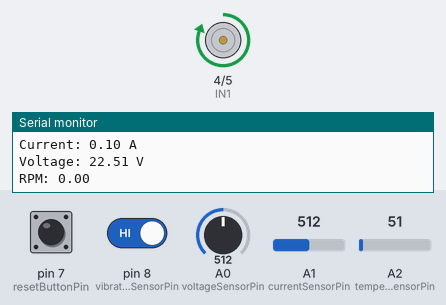
The sketch below on a simulated Arduino Uno, built with avr-gcc and run on an emulated ATmega328P. Shown: motor-driver pin pairs drawn as motors (green arrow = first pin HIGH = forward, orange = second pin HIGH = backward, longer = more drive, scaled by the enable pin), the last lines printed to the serial monitor. The inputs (shaded band) are chosen by the test bench; at power-on: pin 8 (vibrationSensorPin) HIGH, pin 7 (resetButtonPin) HIGH, A0 (voltageSensorPin) = 512, A1 (currentSensorPin) = 512, A2 (temperatureSensorPin) = 51.

Above: at 1.8 s.
1.9 s: pin 8 (vibrationSensorPin) driven LOW
At 3.1 s:
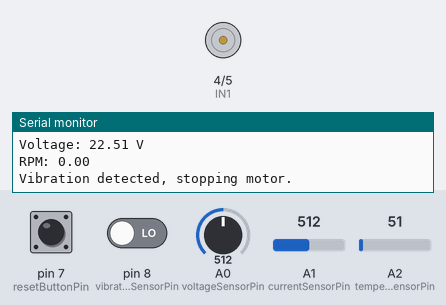
Timing chart, 0 to 4.9 s (numbered marks = the images above; inputs shaded):
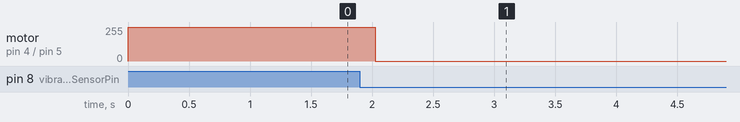

Measured:
- after the input at 1.9 s, motor on pin 4 (IN1) / pin 5 (IN2): forward 255/255 → stopped after 0.12 s

The sketch:

fin.ino
```cpp
// Define the pins connected to the motor driver
const int ENA = 3;                    // Enable motor A
const int IN1 = 4;                    // Motor A input 1
const int IN2 = 5;                    // Motor A input 2
const int voltageSensorPin = A0;      // Analog pin for voltage sensor
const int currentSensorPin = A1;      // Analog pin for current sensor
const int vibrationSensorPin = 8;     // Digital pin for vibration sensor
const int resetButtonPin = 7;         // Digital pin for reset button
const int temperatureSensorPin = A2;  // Analog pin for LM35D temperature sensor

volatile unsigned long pulseCount;
unsigned long lastPulseCount;
unsigned long lastMillis;

void setup() {
  // Set the motor control pins as outputs
  pinMode(ENA, OUTPUT);
  pinMode(IN1, OUTPUT);
  pinMode(IN2, OUTPUT);

  // Set up vibration sensor
  pinMode(vibrationSensorPin, INPUT);

  // Set up reset button
  pinMode(resetButtonPin, INPUT_PULLUP);

  Serial.begin(9600); // Initialize serial communication for debugging

  pulseCount = 0;
  lastPulseCount = 0;
  lastMillis = millis();
}

void loop() {
  // Read vibration sensor
  int vibrationState = digitalRead(vibrationSensorPin);

  if (vibrationState == LOW) {
    // Vibration detected, stop the motor and wait until reset button is pressed
    digitalWrite(ENA, LOW);  // Disable motor A
    digitalWrite(IN2, LOW);
    digitalWrite(IN1, LOW);
    Serial.println("Vibration detected, stopping motor.");

    while (digitalRead(resetButtonPin) == HIGH) {
      // Wait until reset button is pressed
    }
    // Reset pulse count and resume motor operation
    pulseCount = 0;
  } else {
    // Read temperature sensor
    int temperature = analogRead(temperatureSensorPin);
    float voltage = temperature * (5.0 / 1023.0);
    float celsius = voltage * 100;  // LM35D outputs 10mV per degree Celsius
    Serial.print("Temperature: ");
    Serial.print(celsius);
    Serial.println(" degrees Celsius");

    // Check temperature condition
    if (celsius >= 150) { // Adjust threshold temperature as needed
      // Overheating detected, stop the motor and wait until reset button is pressed
      digitalWrite(ENA, LOW);  // Disable motor A
      digitalWrite(IN2, LOW);
    digitalWrite(IN1, LOW);
      Serial.println("Overheating detected, stopping motor.");

      while (digitalRead(resetButtonPin) == HIGH) {
        // Wait until reset button is pressed
      }
      // Reset pulse count and resume motor operation
      pulseCount = 0;
    } else {
      // Read current sensor
      float current = ((analogRead(currentSensorPin) - 512) * (5.0 / 1023.0) / 0.185)+0.1; // Convert analog reading to current (in Amperes)
      Serial.print("Current: ");
      Serial.print(current);
      Serial.println(" A");

      // Check current condition
      if (current >= 30) { // Adjust threshold current as needed
        // Excessive current detected, stop the motor and wait until reset button is pressed
        digitalWrite(ENA, LOW);  // Disable motor A
        digitalWrite(IN2, LOW);
    digitalWrite(IN1, LOW);
        Serial.println("Excessive current detected, stopping motor.");

        while (digitalRead(resetButtonPin) == HIGH) {
          // Wait until reset button is pressed
        }
        // Reset pulse count and resume motor operation
        pulseCount = 0;
      } else {
        // No overheating or excessive current detected, rotate motor in one direction at full speed
        digitalWrite(ENA, HIGH);  // Enable motor A
        digitalWrite(IN1, HIGH);
        digitalWrite(IN2, LOW);

        // Read and print voltage
        float voltage = (analogRead(voltageSensorPin) * (5.0 / 1023.0) * (25.0 / 5.0))+10; // Convert analog reading to voltage
        Serial.print("Voltage: ");
        Serial.print(voltage);
        Serial.println(" V");

        // Calculate RPM
        unsigned long currentTime = millis();
        unsigned long elapsedTime = currentTime - lastMillis;
        if (elapsedTime >= 1000) {  // Calculate RPM every second
          unsigned long pulseDifference = pulseCount - lastPulseCount;
          float rpm = (pulseDifference / 20.0) * (60000.0 / elapsedTime); // 20 slots on the encoder wheel
          Serial.print("RPM: ");
          Serial.println(rpm);
          lastPulseCount = pulseCount;
          lastMillis = currentTime;
        }
      }
    }
  }

  delay(1000); // Wait for 1 second
}
```
